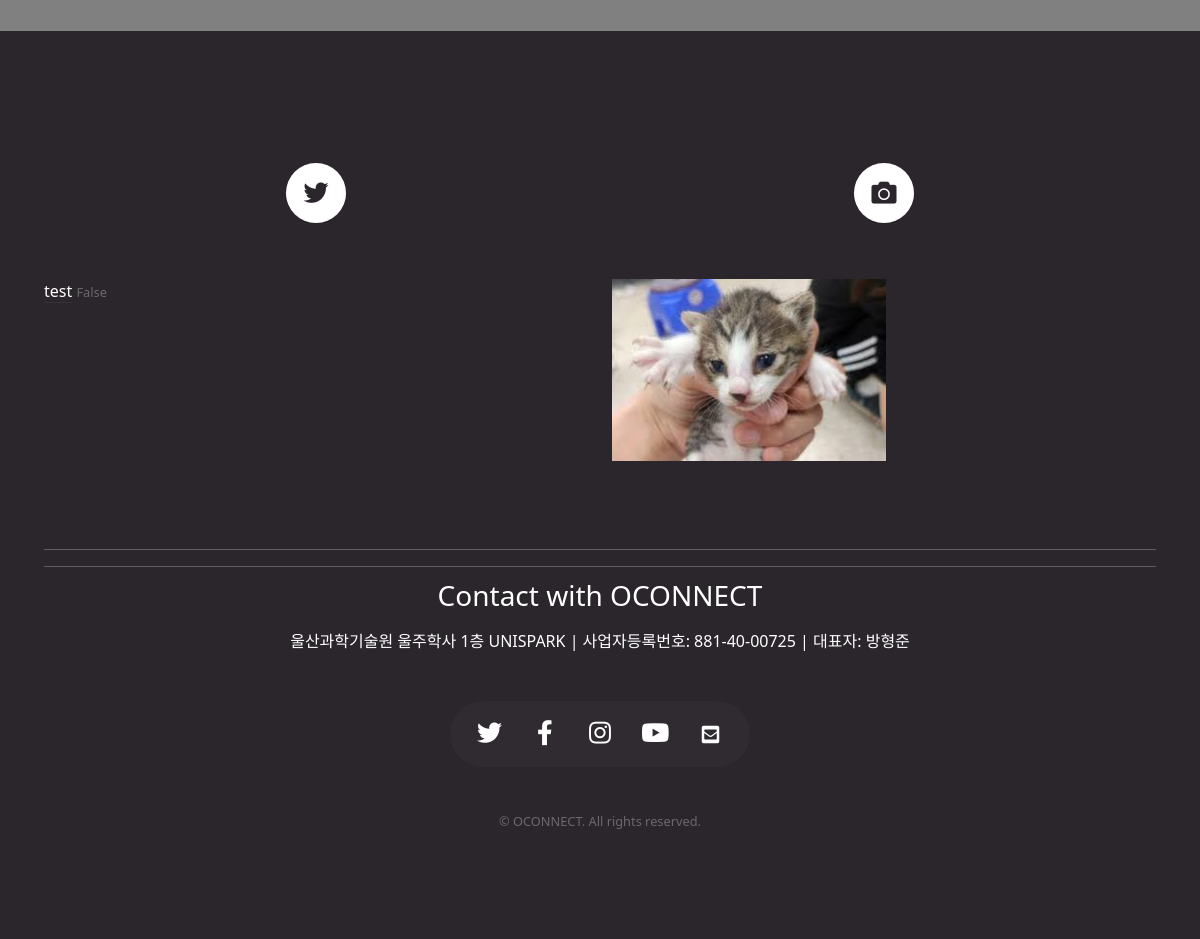
Before: / (lower part) with the older database file.
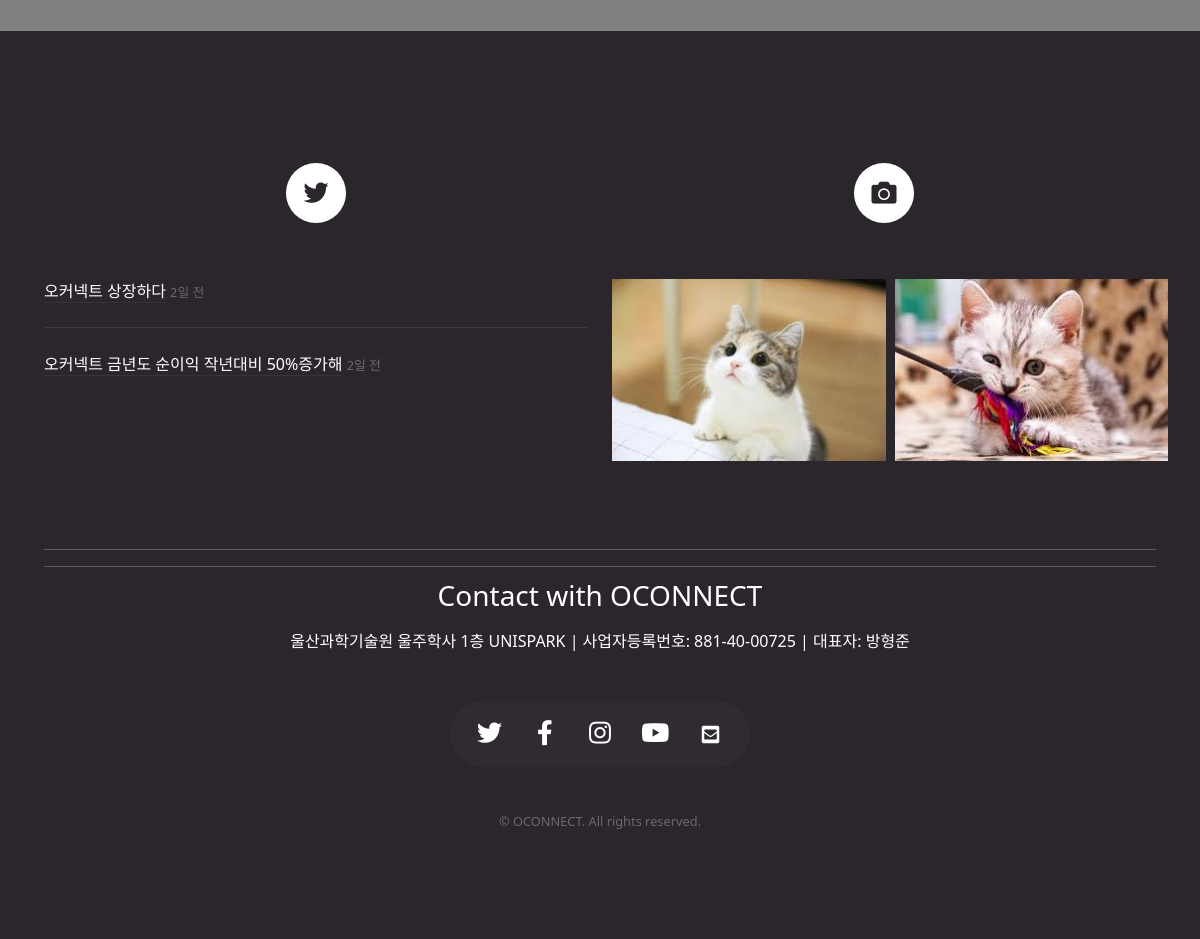
After: the same page with the newer database file.
### newsapp/models.py (models this page shows)
class News(models.Model):
    writer = models.ForeignKey(User, on_delete=models.SET_NULL, related_name='news', null=True)
    title = models.CharField(verbose_name='TITLE', max_length=70, null=True)
    image = models.ImageField(upload_to='news/', null=True)
    link = models.CharField(verbose_name='LINK', max_length=300, null=True, blank=True)
    create_dt = models.DateTimeField('CREATE DATE', auto_now_add=True, null=True)
    modify_dt = models.DateTimeField('MODIFY DATE', auto_now=True, null=True)
    @property
    def show_date(self):
        time = datetime.now(tz=timezone.utc) - self.modify_dt
        if time < timedelta(minutes=1):
            return '방금 전'
        elif time < timedelta(hours=1):
            return str(int(time.seconds / 60)) + '분 전'
        elif time < timedelta(days=1):
            return str(int(time.seconds / 3600)) + '시간 전'
        elif time < timedelta(days=7):
            time = datetime.now(tz=timezone.utc).date() - self.modify_dt.date()
            return str(time.days) + '일 전'
        else:
            return False

### newsapp/views.py (the view)
# urls.py: path('', NewsListView.as_view(), name='home'),
class NewsListView(ListView):
    model = News
    context_object_name = 'news_list'
    template_name = 'index.html'

### templates/index.html (shortened to what this page needs)
<!DOCTYPE HTML>
{% load static %}
<html lang="ko">
	{% include 'head.html' %}
	<body class="homepage is-preload" style="background: gray;">
		<div id="page-wrapper">
				<div id="footer">
					<div class="container">
						<div class="row">
								<section class="col-6 col-12-mobile">
									<header>
										<h2 class="icon brands fa-twitter circled"><span class="label">Tweets</span></h2>
									</header>
									<ul class="divided">
										{% if news_list %}
										{% for list in news_list %}
										<li>
											<article class="tweet">
												<a href="{{ list.link }}" target="_blank" style="text-decoration: none; color: white;">{{ list.title }}</a>
												<span class="timestamp">{{ list.show_date }}</span>
											</article>
										</li>
										{% endfor%}
										{% endif%}
									</ul>
								</section>
								<section class="col-6 col-12-mobile">
									<header>
										<h2 class="icon solid fa-camera circled"><span class="label">Photos</span></h2>
									</header>
									<div class="row gtr-25">
										{% if news_list %}
										{% for list in news_list %}
										<div class="col-6">
											<a href="#" class="image fit"><img src="{{list.image.url}}" alt="" /></a>
										</div>
										{% endfor%}
										{% endif%}
									</div>
								</section>
						</div>
						<hr>
						<hr style="margin-bottom: 3rem;"/>
						<div class="row">
							<div class="col-12">
									<section class="contact" id="contacts">
										<header>
											<h3>Contact with OCONNECT</h3>
										</header>
										<p>울산과학기술원 울주학사 1층 UNISPARK  |  사업자등록번호: 881-40-00725  |  대표자: 방형준</p>
										<ul class="icons">
											<li><a href="https://m.facebook.com/profile.php?id=100615271652569&ref=content_filter" class="icon brands fa-twitter"><span class="label">Twitter</span></a></li>
											<li><a href="https://m.facebook.com/profile.php?id=100615271652569&ref=content_filter" class="icon brands fa-facebook-f"><span class="label">Facebook</span></a></li>
											<li><a href="https://www.instagram.com/oconnect_official/" class="icon brands fa-instagram"><span class="label">Instagram</span></a></li>
											<li><a href="https://www.youtube.com/channel/UCnYApNMkr3LfysaSTcdG3Cw" class="icon brands fa-youtube"><span class="label">Youtube</span></a></li>
											<li><a href="mailto:ekekr1204@unist.ac.kr" class="icon brands"><i class="fas fa-envelope-square"></i></a></li>
										</ul>
									</section>
									<div class="copyright">
										<ul class="menu">
											<li>&copy; OCONNECT. All rights reserved.</li>
										</ul>
									</div>
							</div>
						</div>
					</div>
				</div>
		</div>
	</body>
</html>

Changed rows visible on the page:
removed News: title "test", show_date "False", image (picture)
added News: title "오커넥트 상장하다", show_date "2일 전", image (picture)
added News: title "오커넥트 금년도 순이익 작년대비 50%증가해", show_date "2일 전", image (picture)
